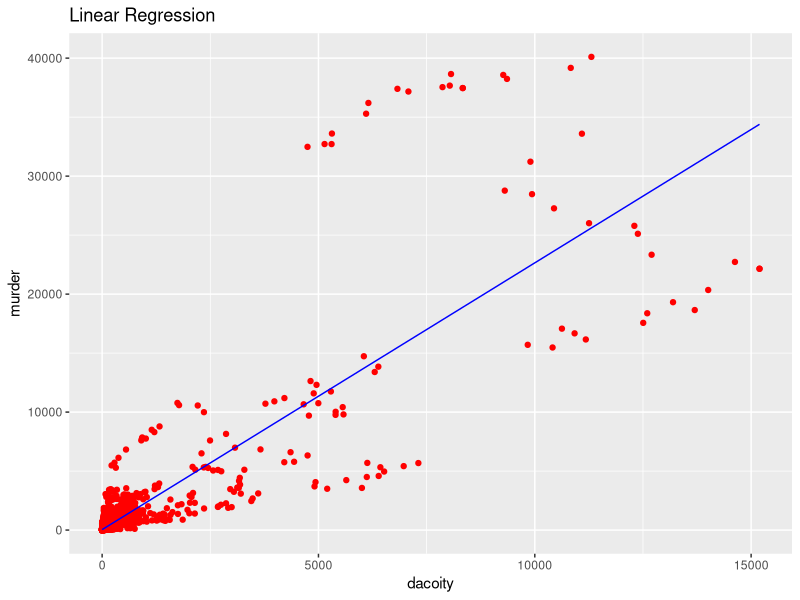
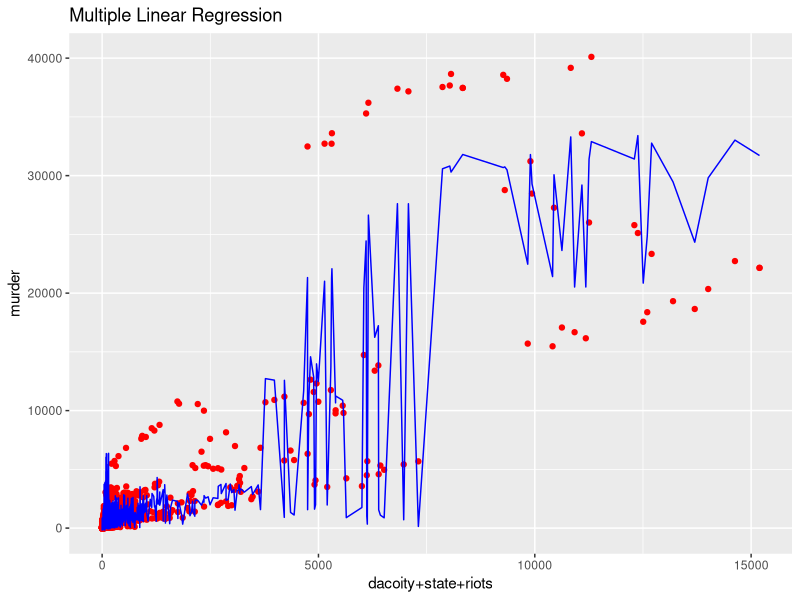
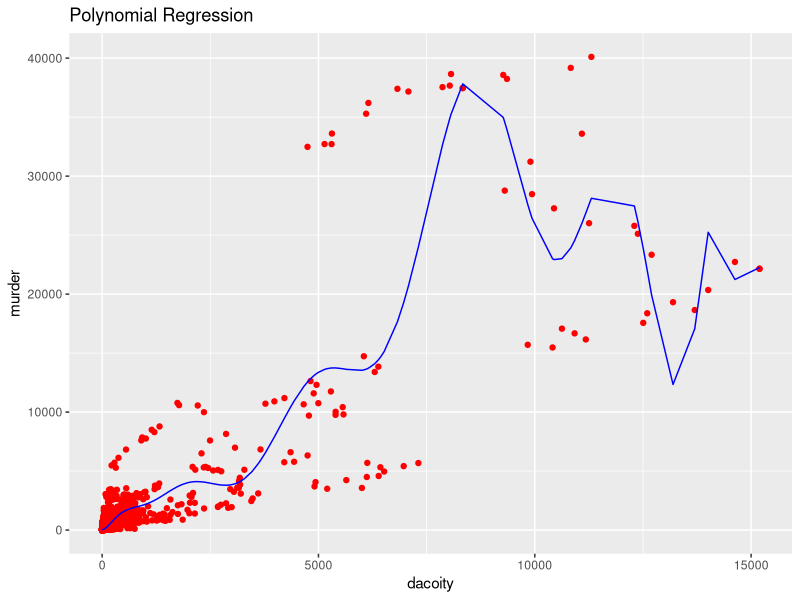
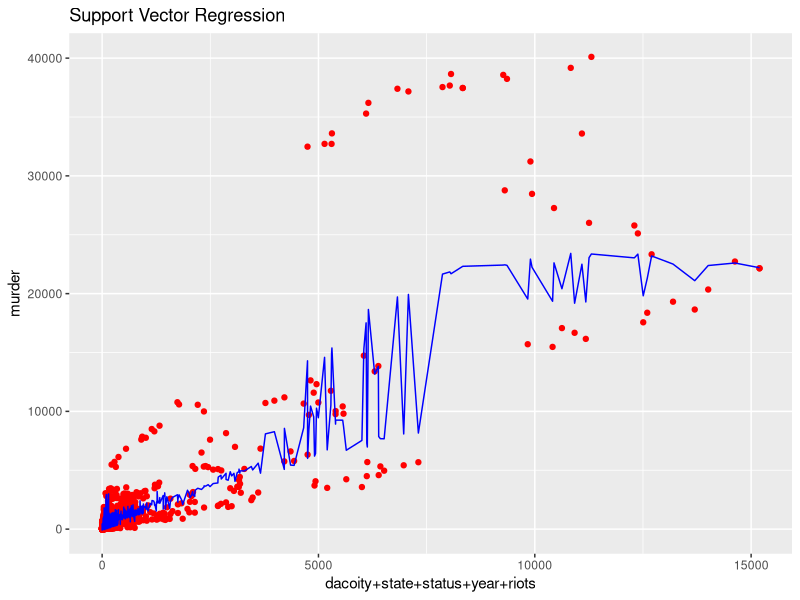
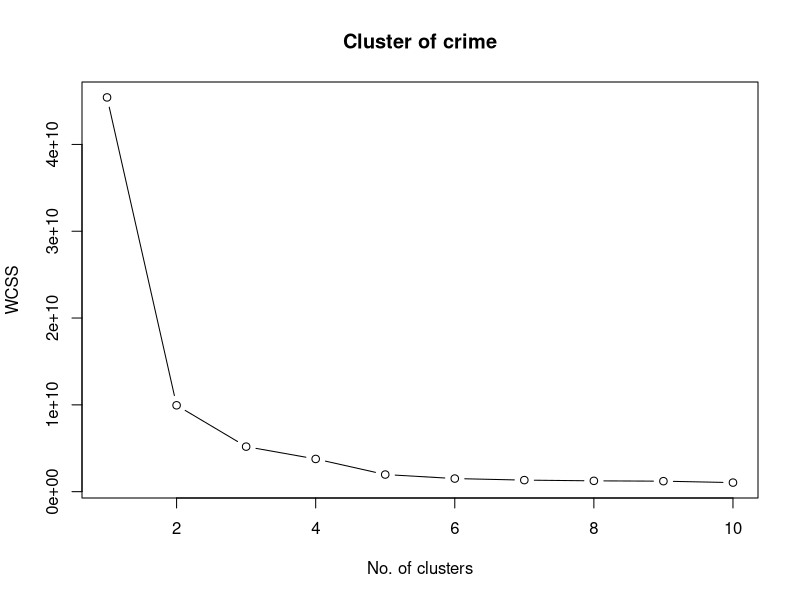
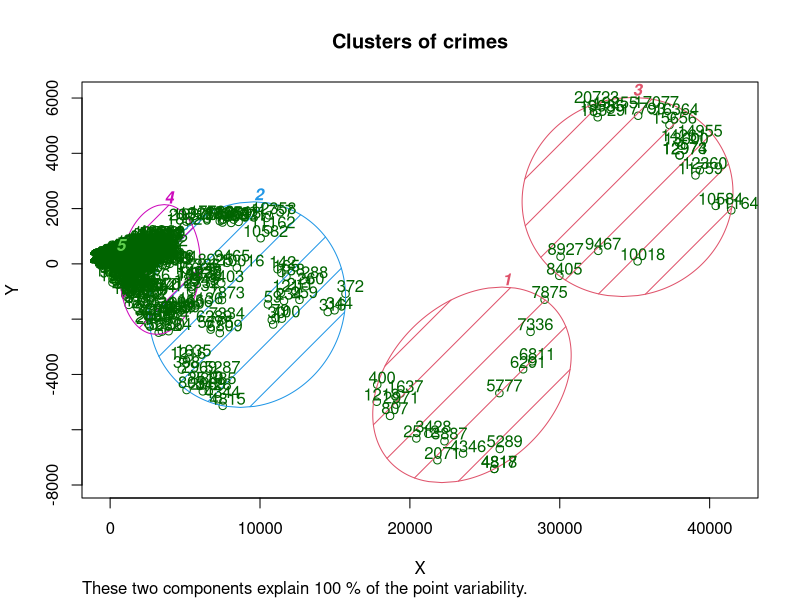

Reproduce these figures in R, in order.
setwd("C:/Users/LENOVO/Desktop/A20")

#Linear Regression
#Data preprocessing

df<-read.csv("CIv2006.csv")
df<-df[,-c(8:13)]
df$state<-ifelse(is.na(df$state),ave(df$state,FUN=function(x) mean(x,na.rm=(TRUE))),df$state)
df$year<-ifelse(is.na(df$year),ave(df$year,FUN=function(x) mean(x,na.rm=(TRUE))),df$year)
df$murder<-ifelse(is.na(df$murder),ave(df$murder,FUN=function(x) mean(x,na.rm=(TRUE))),df$murder)
df$dacoity<-ifelse(is.na(df$dacoity),ave(df$dacoity,FUN=function(x) mean(x,na.rm=(TRUE))),df$dacoity)
df$riots<-ifelse(is.na(df$riots),ave(df$riots,FUN=function(x) mean(x,na.rm=(TRUE))),df$riots)

#Categorical Data

df$year<-factor(df$year,levels=c(1953:2006),labels=c(1:54))


library(caTools)
set.seed(2)
df<-df[5:6]
split<-sample.split(df$murder,SplitRatio = 0.75)
training_set<-subset(df,split==TRUE)
test_set<-subset(df,split==FALSE)
lin_reg<-lm(formula = murder~dacoity,data = training_set)
y_predLinear<-predict(lin_reg,test_set)
n<-length(y_predLinear)
data<-unname(y_predLinear)
c<-0
for(i in 1:n){
  if(floor(data[i])==test_set[i,1]){
    c=c+1
  }
}
accuracy<-(c*100)/n
#Visualization of linear regression
#install.packages("ggplot2")
library(ggplot2)
ggplot()+
  geom_point(aes(x=df$dacoity,y=df$murder),color='red')+
  geom_line(aes(x=df$dacoity,y=predict(lin_reg,newdata=df)),color="blue")+
  ggtitle("Linear Regression")+xlab('dacoity')+ylab('murder')

#Multiple Linear Regression
#Data preprocessing

df<-read.csv("CIv2006.csv")
df<-df[,-c(8:13)]
df$state<-ifelse(is.na(df$state),ave(df$state,FUN=function(x) mean(x,na.rm=(TRUE))),df$state)
df$year<-ifelse(is.na(df$year),ave(df$year,FUN=function(x) mean(x,na.rm=(TRUE))),df$year)
df$murder<-ifelse(is.na(df$murder),ave(df$murder,FUN=function(x) mean(x,na.rm=(TRUE))),df$murder)
df$dacoity<-ifelse(is.na(df$dacoity),ave(df$dacoity,FUN=function(x) mean(x,na.rm=(TRUE))),df$dacoity)
df$riots<-ifelse(is.na(df$riots),ave(df$riots,FUN=function(x) mean(x,na.rm=(TRUE))),df$riots)

#Categorical Data

df$year<-factor(df$year,levels=c(1953:2006),labels=c(1:54))

#spliting data in training and test set

library(caTools)
set.seed(12)
split<-sample.split(df$year,SplitRatio = 0.75)
training_set<-subset(df,split==TRUE)
test_set<-subset(df,split==FALSE)

regressor<-lm(formula=murder~state+dacoity+riots,data=training_set)
y_pred<-predict(regressor,newdata = test_set)
n<-length(y_pred)
data<-unname(y_pred)
c<-0
for(i in 1:n){
    if(floor(data[i])==test_set[i,5]){
       c=c+1
    }
}
accuracy<-(c*100)/n
#Multiple Regression Visualization
library(ggplot2)
ggplot()+
  geom_point(aes(x=df$dacoity,y=df$murder),color='red')+
  geom_line(aes(x=df$dacoity,y=predict(regressor,newdata=df)),color="blue")+
  ggtitle("Multiple Linear Regression")+xlab('dacoity+state+riots')+ylab('murder')


#Polynomial Regression
 
#Data preprocessing

df<-read.csv("CIv2006.csv")
df<-df[,-c(8:13)]
df$state<-ifelse(is.na(df$state),ave(df$state,FUN=function(x) mean(x,na.rm=(TRUE))),df$state)
df$year<-ifelse(is.na(df$year),ave(df$year,FUN=function(x) mean(x,na.rm=(TRUE))),df$year)
df$murder<-ifelse(is.na(df$murder),ave(df$murder,FUN=function(x) mean(x,na.rm=(TRUE))),df$murder)
df$dacoity<-ifelse(is.na(df$dacoity),ave(df$dacoity,FUN=function(x) mean(x,na.rm=(TRUE))),df$dacoity)
df$riots<-ifelse(is.na(df$riots),ave(df$riots,FUN=function(x) mean(x,na.rm=(TRUE))),df$riots)


#Categorical Data

df$year<-factor(df$year,levels=c(1953:2006),labels=c(1:54))
library(caTools)
set.seed(2)
df<-df[5:6]
df$level2<-df$dacoity^2
df$level3<-df$dacoity^3
df$level4<-df$dacoity^4
df$level5<-df$dacoity^5
df$level6<-df$dacoity^6
df$level7<-df$dacoity^7
df$level8<-df$dacoity^8
df$level9<-df$dacoity^9
df$level10<-df$dacoity^10
df$level11<-df$dacoity^11
df$level12<-df$dacoity^12
df$level13<-df$dacoity^13
df$level14<-df$dacoity^14
df$level15<-df$dacoity^15
poly_reg<-lm(formula = murder~.,data = df)
y_predPoly<-predict(poly_reg,df)
n<-length(y_predPoly)
data<-unname(y_predPoly)
c<-0
for(i in 1:n){
  if(floor(data[i])==df[i,1]){
    c=c+1
  }
}
accuracy<-(c*100)/n

#Polynomial Regression Visualization
library(ggplot2)
ggplot()+
  geom_point(aes(x=df$dacoity,y=df$murder),color='red')+
  geom_line(aes(x=df$dacoity,y=predict(poly_reg,newdata=df)),color="blue")+
  ggtitle("Polynomial Regression")+xlab('dacoity')+ylab('murder')

##SVR 
#Data preprocessing

df<-read.csv("CIv2006.csv")
df<-df[,-c(8:13)]
df$state<-ifelse(is.na(df$state),ave(df$state,FUN=function(x) mean(x,na.rm=(TRUE))),df$state)
df$year<-ifelse(is.na(df$year),ave(df$year,FUN=function(x) mean(x,na.rm=(TRUE))),df$year)
df$murder<-ifelse(is.na(df$murder),ave(df$murder,FUN=function(x) mean(x,na.rm=(TRUE))),df$murder)
df$dacoity<-ifelse(is.na(df$dacoity),ave(df$dacoity,FUN=function(x) mean(x,na.rm=(TRUE))),df$dacoity)
df$riots<-ifelse(is.na(df$riots),ave(df$riots,FUN=function(x) mean(x,na.rm=(TRUE))),df$riots)


#Categorical Data

df$year<-factor(df$year,levels=c(1953:2006),labels=c(1:54))
library(e1071)
regressor=svm(formula= murder~.,
              data= df,
              type= 'eps-regression')
y_pred=predict(regressor,df)
n<-length(y_pred)
data<-unname(y_pred)
c<-0
for(i in 1:n){
  if(floor(data[i])==df[i,5]){
    c=c+1
  }
}
accuracy<-(c*100)/n

#Support Vector Regression Visualization
library(ggplot2)
ggplot()+
  geom_point(aes(x=df$dacoity,y=df$murder),color='red')+
  geom_line(aes(x=df$dacoity,y=predict(regressor,newdata=df)),color="blue")+
  ggtitle("Support Vector Regression")+xlab('dacoity+state+status+year+riots')+ylab('murder')


#KNN classification
#Data preprocessing

df<-read.csv("CIv2006.csv")
df<-df[,-c(8:13)]
df$state<-ifelse(is.na(df$state),ave(df$state,FUN=function(x) mean(x,na.rm=(TRUE))),df$state)
df$year<-ifelse(is.na(df$year),ave(df$year,FUN=function(x) mean(x,na.rm=(TRUE))),df$year)
df$murder<-ifelse(is.na(df$murder),ave(df$murder,FUN=function(x) mean(x,na.rm=(TRUE))),df$murder)
df$dacoity<-ifelse(is.na(df$dacoity),ave(df$dacoity,FUN=function(x) mean(x,na.rm=(TRUE))),df$dacoity)
df$riots<-ifelse(is.na(df$riots),ave(df$riots,FUN=function(x) mean(x,na.rm=(TRUE))),df$riots)


#Categorical Data

df$year<-factor(df$year,levels=c(1953:2006),labels=c(1:54))
library(class)
df<-df[5:7]
View(df)
y_pred<-knn(train = df[,-1],test = df[,-1],cl=df[,1],k=5)
View(y_pred)
n<-length(y_pred)
data<-unname(y_pred)
c<-0
for(i in 1:n){ 
  if((data[i])==df[i,1]){
    c=c+1
  }
}
accuracy<-(c*100)/n

##Decision Tree

#Data preprocessing

df<-read.csv("CIv2006.csv")
df<-df[,-c(8:13)]
df$state<-ifelse(is.na(df$state),ave(df$state,FUN=function(x) mean(x,na.rm=(TRUE))),df$state)
df$year<-ifelse(is.na(df$year),ave(df$year,FUN=function(x) mean(x,na.rm=(TRUE))),df$year)
df$murder<-ifelse(is.na(df$murder),ave(df$murder,FUN=function(x) mean(x,na.rm=(TRUE))),df$murder)
df$dacoity<-ifelse(is.na(df$dacoity),ave(df$dacoity,FUN=function(x) mean(x,na.rm=(TRUE))),df$dacoity)
df$riots<-ifelse(is.na(df$riots),ave(df$riots,FUN=function(x) mean(x,na.rm=(TRUE))),df$riots)


#Categorical Data

df$year<-factor(df$year,levels=c(1953:2006),labels=c(1:54))
#spliting data in training and test set

library(caTools)
set.seed(12)
split<-sample.split(df$year,SplitRatio = 0.75)
training_set<-subset(df,split==TRUE)
test_set<-subset(df,split==FALSE)
library(rpart)
classifier=rpart(formula = dacoity ~ murder,data = training_set)
y_pred3<-predict(classifier,newdata = test_set)
n<-length(y_pred3)
data<-unname(y_pred3)
c<-0
for(i in 1:n){
  if(floor(data[i])==df[i,1]){
    c=c+1
  }
}
accuracy<-(c*100)/n


#finding optimal K 
df<-read.csv("CIv2006.csv")
df<-df[,-c(8:13)]
df$state<-ifelse(is.na(df$state),ave(df$state,FUN=function(x) mean(x,na.rm=(TRUE))),df$state)
df$year<-ifelse(is.na(df$year),ave(df$year,FUN=function(x) mean(x,na.rm=(TRUE))),df$year)
df$murder<-ifelse(is.na(df$murder),ave(df$murder,FUN=function(x) mean(x,na.rm=(TRUE))),df$murder)
df$dacoity<-ifelse(is.na(df$dacoity),ave(df$dacoity,FUN=function(x) mean(x,na.rm=(TRUE))),df$dacoity)
df$riots<-ifelse(is.na(df$riots),ave(df$riots,FUN=function(x) mean(x,na.rm=(TRUE))),df$riots)


#Categorical Data

df$year<-factor(df$year,levels=c(1953:2006),labels=c(1:54))
set.seed(6)
X<-df[c(5,6)]
wcss<-vector()
for(i in 1:10)wcss[i]<-sum(kmeans(X,i)$withinss)
plot(1:10,wcss,type="b",main=paste("Cluster of crime"),xlab="No. of clusters",ylab="WCSS")
#k means
X<-df[c(5,6)]
set.seed(365)
kmeans<-kmeans(X,5,iter.max = 300,nstart=10)

#Visualizing cluster
library(cluster) 
clusplot(X,kmeans$cluster,lines = 0,shade=TRUE,color=TRUE,labels=2,plotchar=FALSE,span=TRUE,main=paste('Clusters of crimes'),xlab="X",ylab="Y")
